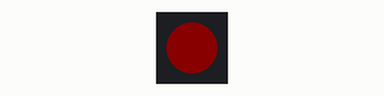
Recording of a sketch running on a simulated ESP32. On the bench: 1 RGB LEDs in strip order, left to right. Dim RGB values are drawn brighter than linear.

Above: at 0.6 s.
At 1.6 s:
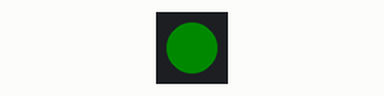
At 2.6 s:
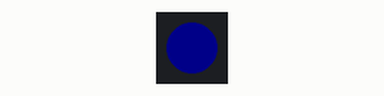
At 3.6 s:
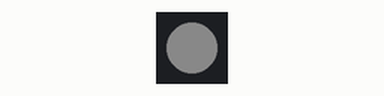
Timing chart, 0 to 5.3 s (numbered marks = the images above):
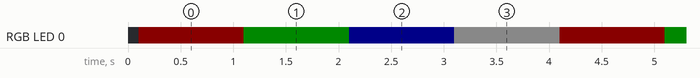

The sketch:

ESP32_DEVKit_LED.ino
```cpp
/*
* This example code is used for LaskaKit ESP32-DEVKit board  https://www.laskakit.cz/laskakit-esp32-devkit/
* ESP32-DEVKit just changing LED color
*
* Made by (c) laskakit.cz 2023
*
*/

#include <Adafruit_NeoPixel.h>
#define PIN_ON 02
#define PIN_LED 04

Adafruit_NeoPixel pixels = Adafruit_NeoPixel(1, PIN_LED, NEO_GRB + NEO_KHZ800);

void setup() {
  Serial.begin(115200);
  pinMode(2, OUTPUT);    // Set uSUP connector power transistor as output
  digitalWrite(2, HIGH); // Turn power ON uSUP connector
  delay(100);            // Delay so it has time to turn on

  pixels.begin();
  pixels.setBrightness(10);
}

void loop() {

  pixels.setPixelColor(0, pixels.Color(255, 0, 0)); // R, G, B
  pixels.show();

  delay(1000);

  pixels.setPixelColor(0, pixels.Color(0, 255, 0)); // R, G, B
  pixels.show();

  delay(1000);

  pixels.setPixelColor(0, pixels.Color(0, 0, 255)); // R, G, B
  pixels.show();

  delay(1000);

  pixels.setPixelColor(0, pixels.Color(255, 255, 255)); // R, G, B
  pixels.show();

  delay(1000);

}
```

Measured:
- by itself, RGB LED 0: repeats every 4.0 s: RGB(0, 10, 0) 1.0 s, RGB(0, 0, 10) 1.0 s, RGB(10, 10, 10) 1.0 s, RGB(10, 0, 0) 1.0 s
- by itself, everything shown: repeats every 4.0 s, in 4 steps
